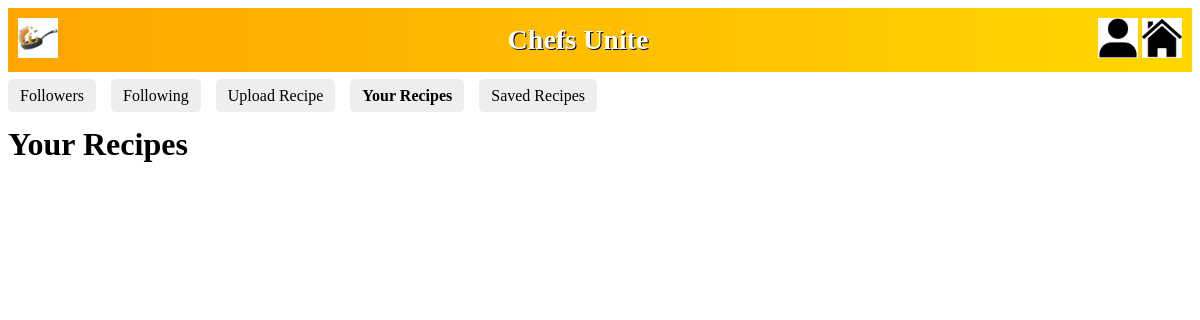
The app's page /YourRecipes.php (signed in), older data.
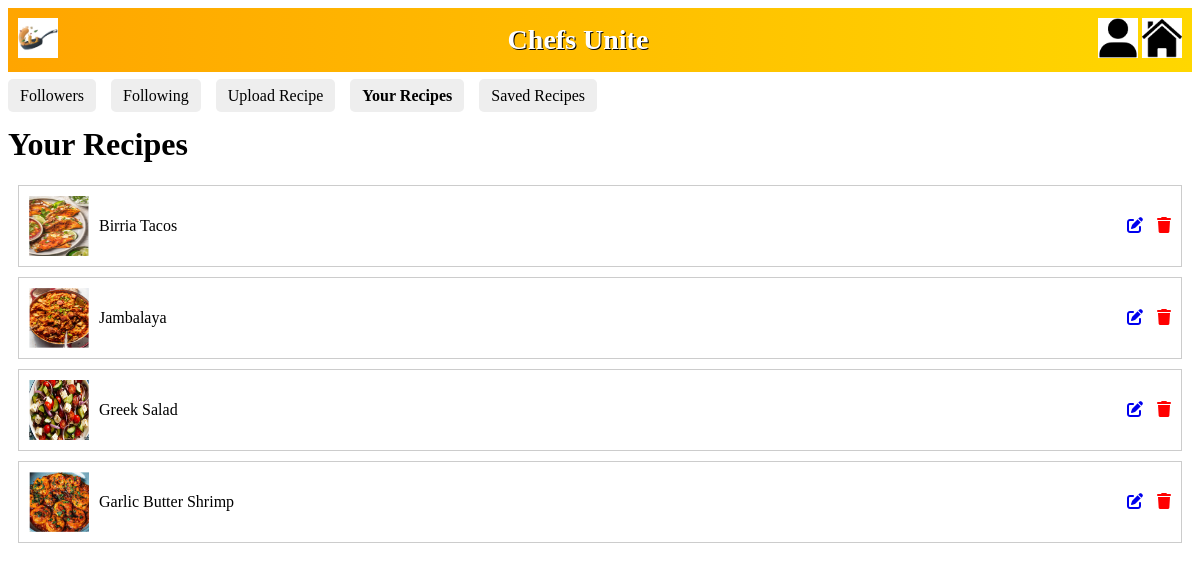
The same page, newer data.
### tables this page shows
CREATE TABLE `recipes` (
  `id` int(11) NOT NULL,
  `user_id` int(11) DEFAULT NULL,
  `title` varchar(100) NOT NULL,
  `steps` text DEFAULT NULL,
  `cuisine` varchar(50) DEFAULT NULL,
  `image_url` varchar(255) DEFAULT NULL,
  `created_at` timestamp NOT NULL DEFAULT current_timestamp(),
  `recipe_type` varchar(25) NOT NULL,
  `recipe_difficulty` varchar(25) NOT NULL,
  `serves` varchar(2) NOT NULL,
  `Time_to_make` varchar(150) NOT NULL
);

### YourRecipes.php (the view, shortened to what this page needs)
<?php
require 'db.php';
$user_id = $_SESSION['user_id'];
$sql = "SELECT id, title, image_url FROM recipes WHERE user_id = ?";
$stmt = $conn->prepare($sql);
$stmt->bind_param("i", $user_id);
$stmt->execute();
$result = $stmt->get_result();
?>
<!DOCTYPE html>
<html>
<head>
    <link rel="stylesheet" href="https://cdnjs.cloudflare.com/ajax/libs/font-awesome/6.5.1/css/all.min.css">
</head>
<body>
<nav class="navbar">
    <ul>
        <li><a href="Home.php"><img src="Images/Untitled_Artwork.jpg" alt="Logo"></a></li>
        <li class="text1">Chefs Unite</li>
        <li class="right-icons">
            <a href="profile.php"><img src="Images/profile icon.png" alt="Profile"></a>
            <a href="Home.php"><img src="Images/home icon.png" alt="Home Page"></a>
        </li>
    </ul>
</nav>
<nav class="recipe-tabs">
    <ul>
        <li><a href="Followers.php">Followers</a></li>
        <li><a href="Following.php">Following</a></li>
        <li><a href="UploadRecipe.php">Upload Recipe</a></li>
        <li class="yourRecipesTab"><a href="YourRecipes.php">Your Recipes</a></li>
        <li><a href="SavedRecipes.php">Saved Recipes</a></li>
    </ul>
</nav>
<h1>Your Recipes</h1>
<?php while ($row = $result->fetch_assoc()): ?>
    <div class="recipe-card" id="recipe-<?php echo $row['id']; ?>">
        <div class="recipe-info">
            <img src="<?php echo htmlspecialchars($row['image_url']); ?>" alt="Recipe Image" width="60" height="60">
            <span><?php echo htmlspecialchars($row['title']); ?></span>
        </div>
        <div class="recipe-actions">
            <a href="editRecipe.php?recipe_id=<?php echo $row['id']; ?>"><i class="fa fa-edit" title="Edit"></i></a>
            <i class="fa fa-trash" style="color:red;"
               onclick="confirmDelete(<?php echo $row['id']; ?>, '<?php echo addslashes($row['title']); ?>')"></i>
        </div>
    </div>
<?php endwhile; ?>
</body>
</html>

### YourRecipes.php (style rules this page uses)
.navbar { background: linear-gradient(to right, orange, gold); padding: 10px; }
.navbar ul { list-style: none; margin: 0; padding: 0; display: flex; align-items: center; justify-content: space-between; }
.navbar li { display: inline-block; }
.navbar img { height: 40px; }
.text1 { font-size: 28px; font-weight: bold; color: white; text-shadow: 1px 1px black; }
.recipe-tabs { margin-top: 15px; }
.recipe-tabs ul { list-style: none; display: flex; padding: 0; margin: 0; gap: 15px; }
.recipe-tabs li a { text-decoration: none; padding: 8px 12px; background: #eee; border-radius: 5px; color: black; }
.yourRecipesTab a { background: gold; font-weight: bold; }
.recipe-card { border: 1px solid #ccc; padding: 10px; margin: 10px; display: flex; align-items: center; justify-content: space-between; }
.recipe-info { display: flex; align-items: center; gap: 10px; }
.recipe-actions i { cursor: pointer; margin-left: 10px; }

Row changes from the older to the newer data that the page shows:
added recipes: image_url (picture), title "Birria Tacos"
added recipes: image_url (picture), title "Jambalaya"
added recipes: image_url (picture), title "Greek Salad"
added recipes: image_url (picture), title "Garlic Butter Shrimp"
